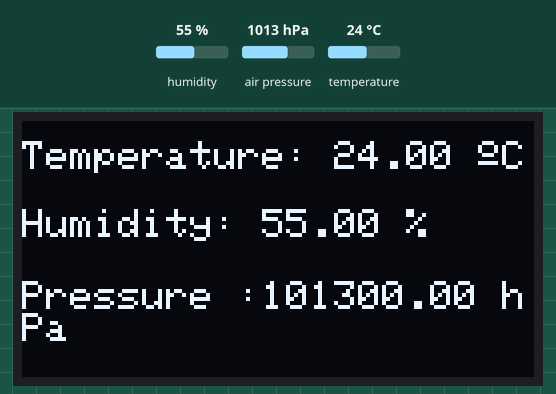
Recording of a program running on a simulated ESP32. Parts: 128×64 one-colour display. The inputs (shaded band) are chosen by the test bench; at power-on: humidity 55 %, air pressure 1013 hPa, temperature 24 °C. WiFi joins after 1.5 s; servers stay silent unless stated; the local clock reads 2024-03-15 10:24:30 at power-on unless the program sets it; what the program prints to the serial monitor is not drawn.

Above: at 14.4 s.
14.5 s: humidity set to 22 %
At 24.6 s:
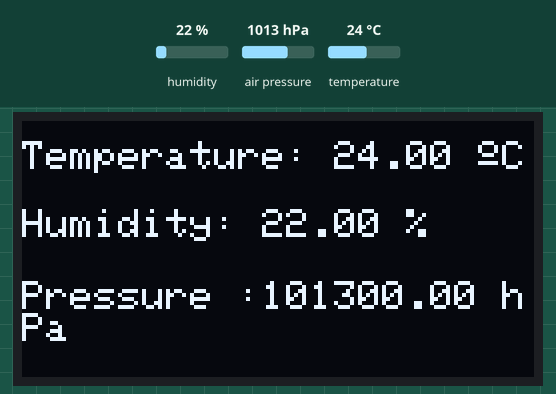
31.5 s: air pressure set to 952 hPa
At 36.8 s:
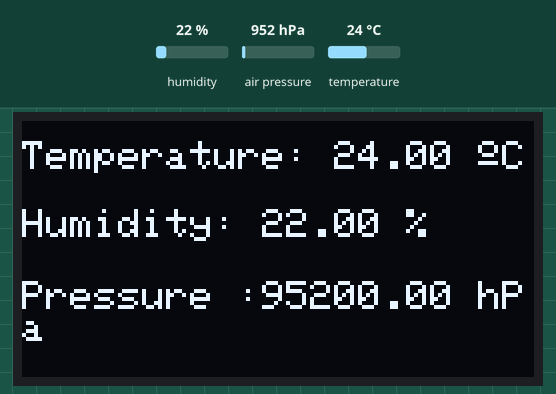
37.5 s: temperature set to 12 °C
At 38.8 s:
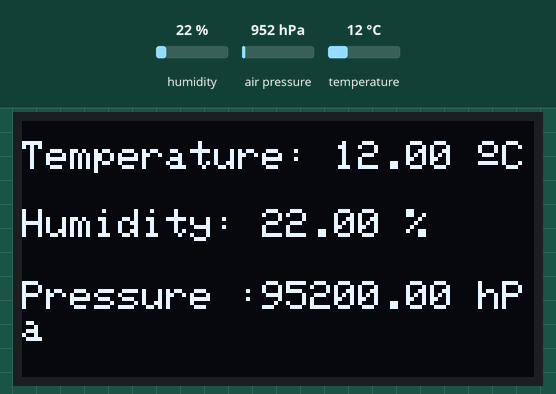
39.5 s: humidity set to 40 %
At 40.7 s:
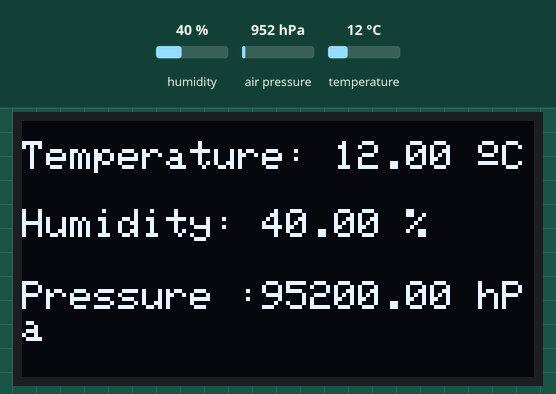
Timing chart, 0 to 42.5 s (numbered marks = the images above; inputs shaded):
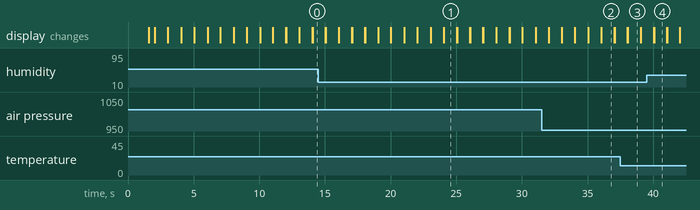

Measured:
- after the input at 37.5 s, the display: first changes after 0.54 s (image 3 shows a later state)
- what the display in image 1 shows lasts 0.9 s, from 24.1 s to 25.0 s

The program:

main.cpp
```cpp
/*
  Titre      : BME 280
  Auteur     : Anis Aliouachene
  Date       : 04/04/2022
  Description: Resolution Probleme proposer en affichant la temperature, humidite et pression avec l'heure actuel sur une page web
  et sur un ecran OLED localement
  Version    : 0.0.2
*/


// Inclus les libraires necessaires
#include <Arduino.h>
#include <Wire.h>  // Wire pour Prototcol I2C
#include <Adafruit_Sensor.h>   // Pour les capteur et Sensor adafruit
#include <Adafruit_GFX.h>   // Pour fonctionner l'ecran OLED
#include <WiFi.h>
#include <AsyncTCP.h>
#include <ESPAsyncWebServer.h>
#include <AsyncElegantOTA.h>
#include "Secret.hpp"  // donnees wifi
#include "page.hpp"    // Page Web
#include "fonction.hpp"


#define I2C_SDA 21   // define la broche SDA a utiliser sur ESP32
#define I2C_SCL 22   // define la broche SCL a utiliser sur ESP32


// Declarations d'objets
TwoWire I2CBME = TwoWire(0);

// Create AsyncWebServer object on port 80
AsyncWebServer server(80);
AsyncWebSocket ws("/ws");


// Fonction Setup
void setup() {

    Serial.begin(9600); // Debut moniteur serie sur la frequence 9600
    Serial.println(F("BME280 test"));

    // Debut de la communication I2C avec le bme280
    I2CBME.begin(I2C_SDA, I2C_SCL, 100000);

    bool status;

    status = bme.begin(0x76, &I2CBME);   // status de la communication I2C avec le bme280
    if (!status) {
      Serial.println("Could not find a valid BME280 sensor, check wiring!");
      while (1);
    }


    // Debut de la communication I2C avec l'ecran sur l'adresse 0x3C
    if(!display.begin(SSD1306_SWITCHCAPVCC, 0x3C)) {
      Serial.println(F("SSD1306 allocation failed"));
      for(;;);
    }

    // Debur de la communication I2C avec RTC
    if (! rtc.begin()) {
      Serial.println("Couldn't find RTC");
      Serial.flush();
      while (1) ;
    }

    display.clearDisplay();
    display.setTextColor(WHITE);

    // Connexion au wifi
    WiFi.mode(WIFI_STA);
    WiFi.begin(ssid, password);
    Serial.println("");

    // Wait for connection
    while (WiFi.status() != WL_CONNECTED) {
      delay(500);
      Serial.print(".");
    }
    Serial.println("");
    Serial.print("Connected to ");
    Serial.println(ssid);
    Serial.print("IP address: ");
    Serial.println(WiFi.localIP());

  // Envoi des donnees sur la page web
  server.on("/", HTTP_GET, [](AsyncWebServerRequest *request) {
      request->send(200, "text/html", index_html);  // chargement page html
    });

  server.on("/time", HTTP_GET, [](AsyncWebServerRequest *request){
    request->send_P(200, "text/plain", TimeRead().c_str());  // envoi l'heure
  });

  server.on("/temperature", HTTP_GET, [](AsyncWebServerRequest *request){
    request->send_P(200, "text/plain", ReadTemperature().c_str()); // envoi temperature
  });
  server.on("/humidity", HTTP_GET, [](AsyncWebServerRequest *request){
    request->send_P(200, "text/plain", ReadHumidity().c_str()); // envoi humidity
  });

   server.on("/pressure", HTTP_GET, [](AsyncWebServerRequest *request){
    request->send_P(200, "text/plain", ReadPressure().c_str()); // envoi pressure
  });


    AsyncElegantOTA.begin(&server);    // Start serveur ElegantOTA
    server.begin();
    Serial.println("HTTP server started");

}

void loop() {

  // Appel la fonction pour avoir le temps
  getTime();

  // Appel la fonction popur afficher la temperature, humidity et pression sur l'ecran OLED
  displayTmpHum();

  // Appel la fonction pour avoir les donnees
  getData();

  // Appel\la fonction popur afficher le temps sur l'ecran OLED
  displayTime();
}
```

Fonction.hpp
```cpp
#include <Arduino.h>
#include <Adafruit_SSD1306.h> //  Pour fonctionner l'ecran OLED
#include <Adafruit_BME280.h> // Pour fonctionner le BME280
#include "RTClib.h" // Pour fonctionner le RTC

void displayValues();     // Declaration fonction pour affichage les valeur sur l'ecran OLED
void displayTime();       // Declaration Fonction pour affichage du temps sur l'ecran OLED
void displayTmpHum();     // Declaration Fonction pour affichage les donnees temperature, humidite et pression
void getTime();           // Declaration Fonction pour affichage les donnees temperature, humidite et pression
void getData ();          // Declaration Fonction pour affichage les donnees temperature, humidite et pression

// Declaration Fonctions pour transformer les donnees en string
String ReadTemperature();
String ReadHumidity();
String ReadPressure();
String TimeRead();


#define SCREEN_WIDTH 128 // OLED display width, in pixels
#define SCREEN_HEIGHT 64 // OLED display height, in pixels


// Parametrer l'ecran OLED
Adafruit_SSD1306 display(SCREEN_WIDTH, SCREEN_HEIGHT, &Wire, -1);
RTC_DS3231 rtc;      // Declration object rtc
Adafruit_BME280 bme; // Declaration objet bme

// Declaration Variables
unsigned long  TempsActuel, TempsAvant,TempsActuelTmp, TempsAvantTmp;
const unsigned long DELAY_TIME = 6000, DELAY_CHANGE = 12000, DELAY_TEMP =1000;
char daysOfTheWeek[7][12] = {"Sunday", "Monday", "Tuesday", "Wednesday", "Thursday", "Friday", "Saturday"};
float Temperature, Humidity, Pressure;
String TimeServer, Seconde, Minute, Heure, Jour, Mois, Annee, Jrn;

#define SEALEVELPRESSURE_HPA (1013.25)

void getTime(){

   DateTime now = rtc.now(); // Declaration object Now qui recois les donnees actuelle de la part de l'object rtc

   // recupuration du temps actuel et Changement type de donnees en string
   Heure = String(now.hour(), DEC);
   Minute = String(now.minute(),DEC);
   Seconde = String(now.second(), DEC);
   Annee  = String(now.year(), DEC);
   Mois = String(now.month(), DEC);
   Jour = String(now.day(),DEC);
   Jrn = String (daysOfTheWeek[now.dayOfTheWeek()]) ;

   // creation chaine de caracter pour l'envoi sur page web
   TimeServer = Heure + ':' + Minute + ':' + Seconde + ' ' + Annee + '/' + Mois + '/' + Jour + " (" + Jrn + ") ";
}

// Fonction pour demander de capter les donnees
void getData (){
  Temperature = bme.readTemperature();
  Humidity = bme.readHumidity();
  Pressure = bme.readPressure();
}


// Fonction Affichage de la temperature et humidity
void displayTmpHum() {

  TempsActuel = millis();


  if (TempsActuel - TempsAvant  >= DELAY_CHANGE) {

       TempsAvant = TempsActuel;

       // Boucle while pour afficher la temperature et humidity  pendant 6 secondes
       while (TempsActuel - TempsAvant  <= DELAY_TIME )
       {
         getTime();
         getData ();
         displayValues();   // Appeler la fonction pour afficher la temperature sur l'ecran OLED
         TempsActuel = millis();

       }

    }
}


// Implementation de la fonction d'affichage de valeur
void displayValues() {

  TempsActuelTmp = millis();

    // Affichage de la temperature et humidity chaque 2 secondes
  if (TempsActuelTmp -  TempsAvantTmp  >= DELAY_TEMP) {

      display.clearDisplay();  // effacer l'ecran

      display.clearDisplay();


      // display temperature
      display.setTextSize(1);
      display.setCursor(0,5);
      display.print("Temperature: ");
      display.print(String(Temperature));  // Recupurer la donnee de temperature et l'afficher
      display.print(" ");
      display.cp437(true);
      display.write(167);
      display.print("C");

      // display humidity
      display.setTextSize(1);
      display.setCursor(0,22);
      display.print("Humidity: ");
      display.print(String(Humidity)); // Recupurer la donnee de l'humidity et l'afficher
      display.print(" %");
      display.display();


      // display Pressure
      display.setTextSize(1);
      display.setCursor(0,40);
      display.print("Pressure :");
      display.print(String(Pressure)); // Recupurer la donnee de l'humidity et l'afficher
      display.print(" hPa");
      display.display();

      TempsAvantTmp = TempsActuelTmp;

    }

}

// Implemetation de la fonction d'affichage du temps
void displayTime() {


    display.clearDisplay();

    // display time
    display.setTextSize(1);
    display.setCursor(0,0);
    display.print("Time : ");
    display.setTextSize(2);
    display.setCursor(0,10);
    display.print(Heure);   // recuperer et afficher l'heure actuelle
    display.print(':');
    display.print(Minute);   // recuperer et afficher les minutes
    display.print(':');
    display.print(Seconde);  // recuperer et afficher les secondes

    // display Date
    display.setTextSize(1);
    display.setCursor(0, 35);
    display.print("Date : ");
    display.setTextSize(1);
    display.setCursor(0, 45);
    display.print(Annee);  // recuperer et afficher l'annee actuelle
    display.print('/');
    display.print(Mois); // recuperer et afficher le mois actuel
    display.print('/');
    display.print(Jour);  // recuperer et afficher le jour actuel
    display.print(" (");
    display.print(Jrn);  // afficher le nom du jour
    display.print(") ");

    display.display();  // appeler la fonction pour afficher

}


// Fonctions qui change le type en string pour l'envoi avec ajax
String ReadTemperature() {
    return String(Temperature);
  }

String ReadHumidity() {
    return String(Humidity);
  }

String ReadPressure() {
    return String(Pressure);
  }

String TimeRead(){
    return TimeServer;
  }
```

Secret.hpp
```cpp
// Donnees sur le wifi
const char* ssid = "Your WiFi SSID";
const char* password = "Your WiFi Password ";
```

page.hpp
```cpp
// Declation de la constante qui contient la page HTML

const char index_html[] PROGMEM = R"rawliteral(
<!DOCTYPE html>
<html lang="en">
    <head>
        <title>Bootstrap Pages</title>
        <meta charset="UTF-8">
        <meta name="viewport" content="width=device-width, initial-scale=1">
        <link rel="stylesheet" href="https://use.fontawesome.com/releases/v5.7.2/css/all.css" integrity="sha384-fnmOCqbTlWIlj8LyTjo7mOUStjsKC4pOpQbqyi7RrhN7udi9RwhKkMHpvLbHG9Sr" crossorigin="anonymous">
        <link href="https://cdn.jsdelivr.net/npm/bootstrap@5.1.3/dist/css/bootstrap.min.css" rel="stylesheet" integrity="sha384-1BmE4kWBq78iYhFldvKuhfTAU6auU8tT94WrHftjDbrCEXSU1oBoqyl2QvZ6jIW3" crossorigin="anonymous">
    </head>
    <style>
      .row {
        font-size: 40px;
      }

      .sup {
        font-size: 25px;
      }
    </style>
    <body>

        <div class="container">
            <div class="d-flex justify-content-center p-5">
                <div class="col-lg-auto">
                  <h1>Bienvenue cher Client </h1>
                </div>
              </div>

            <div class="row p-3" style="color: orange;"  >
                <div class="col text-end">
                  <i class="fas fa-temperature-high"></i>
                </div>
                <div class="col text-center">
                  Temperature
                </div>
                <div class="col">
                  <span id="temperature"></span><sup>°C</sup>
                </div>
              </div>

              <div class="row p-3"  style="color: blue;">
                <div class="col text-end">
                  <i class="fas fa-burn"></i>
                </div>
                <div class="col text-center">
                  Humidity
                </div>
                <div class="col">
                  <span id="humidity"></span><sup>%</sup>
                </div>
              </div>

              <div class="row p-3" style="color:purple;">
                <div class="col text-end">
                  <i class="fas fa-gem"></i>
                </div>
                <div class="col text-center">
                  Pressure
                </div>
                <div class="col">
                  <span id="pressure"></span><sup>hPa</sup>
                </div>
              </div>

                <div class="row p-3" style="color: rosybrown; margin-left: 60px;">
                <div class="col text-center mb-3">
                  TIME :  <span id="time"></span>
                </div>
              </div>
        </div>
    </body>
    <script>

              setInterval(function ( ) {
                var xhttp = new XMLHttpRequest();
                xhttp.onreadystatechange = function() {
                  if (this.readyState == 4 && this.status == 200) {
                    document.getElementById("temperature").innerHTML = this.responseText;
                  }
                };
                xhttp.open("GET", "/temperature", true);
                xhttp.send();
              }, 1200 ) ;


              setInterval(function ( ) {
                var xhttp = new XMLHttpRequest();
                xhttp.onreadystatechange = function() {
                  if (this.readyState == 4 && this.status == 200) {
                    document.getElementById("humidity").innerHTML = this.responseText;
                  }
                };
                xhttp.open("GET", "/humidity", true);
                xhttp.send();
              }, 1400 ) ;

              setInterval(function ( ) {
                var xhttp = new XMLHttpRequest();
                xhttp.onreadystatechange = function() {
                  if (this.readyState == 4 && this.status == 200) {
                    document.getElementById("pressure").innerHTML = this.responseText;
                  }
                };
                xhttp.open("GET", "/pressure", true);
                xhttp.send();
              }, 1600 ) ;

              setInterval(function ( ) {
                var xhttp = new XMLHttpRequest();
                xhttp.onreadystatechange = function() {
                  if (this.readyState == 4 && this.status == 200) {
                    document.getElementById("time").innerHTML = this.responseText;
                  }
                };
                xhttp.open("GET", "/time", true);
                xhttp.send();
              },1000 ) ;

</script>
</html>)rawliteral";
```
